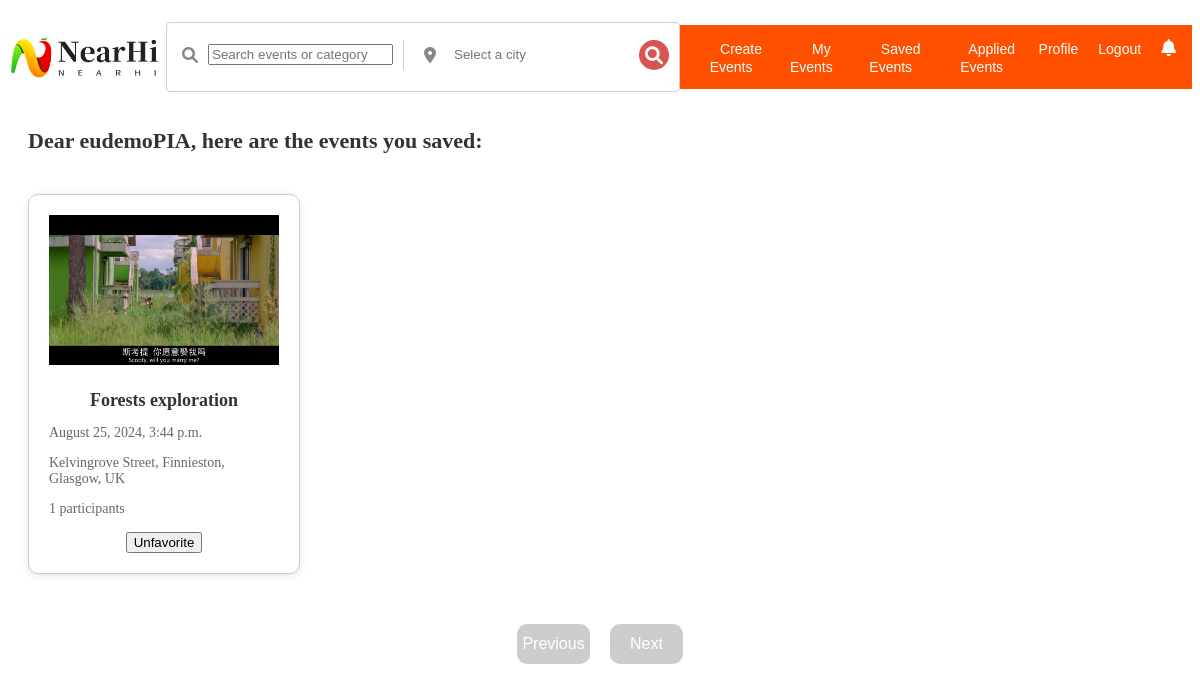
Screenshot of /saved/ (signed in) with the database file from the repository.
### myapp/models.py (models this page shows, shortened)
class MyUser(AbstractUser):
    email = models.EmailField(unique=True)
    bio = models.TextField(blank=True, null=True)
    profile_picture = models.ImageField(upload_to='profile_pictures', default='profile_pictures/default_avatar.png', blank=True, null=True)
    city = models.CharField(max_length=100, null=True, blank=True)
    hobbies = models.CharField(max_length=255, blank=True)
    saved_events = models.ManyToManyField('Event', related_name='saved_by_users', blank=True)
    upcoming_events = models.ManyToManyField('Event', related_name='applied_by_users', blank=True)

class Event(models.Model):
    CATEGORY_CHOICES = [
        ('game', 'Game'),
        ('performance', 'Performance'),
        ('nature', 'Nature'),
        ('pet', 'Pet'),
        ('gourmet', 'Gourmet'),
        ('reading', 'Reading'),
        ('music', 'Music'),
    ]
    category = models.CharField(max_length=20, choices=CATEGORY_CHOICES)
    title = models.CharField(max_length=100)
    description = models.TextField(max_length=800)
    event_time = models.DateTimeField()
    location = models.CharField(max_length=255)
    image = models.ImageField(upload_to='event_images')
    created_by = models.ForeignKey(settings.AUTH_USER_MODEL, on_delete=models.CASCADE)
    created_at = models.DateTimeField(auto_now_add=True)
    fee = models.DecimalField(max_digits=8, decimal_places=2, default=0.00)
    max_participants = models.PositiveIntegerField(default=1)
    current_participants = models.PositiveIntegerField(default=0, editable=False)
    def get_absolute_url(self):
        return reverse("event_detail", kwargs={"pk": self.pk})

### myapp/views.py (the view)
# urls.py: path('saved/', views.saved_events, name='saved_events'),
@login_required(login_url='login')
def saved_events(request):
    saved_events = request.user.saved_events.all().order_by('-created_at')
    page_obj = paginate_events(request, saved_events.all())
    return render(request, 'myapp/saved_events.html', {'page_obj': page_obj})

### myapp/views.py (called while the page is built)
def paginate_events(request, events_list, per_page=8):
    paginator = Paginator(events_list, per_page)
    page_number = request.GET.get('page')
    try:
        page_obj = paginator.get_page(page_number)
    except PageNotAnInteger:
        page_obj = paginator.page(1)  # if page not integer，show page 1
    except EmptyPage:
        page_obj = paginator.page(paginator.num_pages)  # if page out of range, show the last page
    return page_obj

### myapp/templates/myapp/saved_events.html (shortened to what this page needs)
{% extends 'base_layout.html' %}
{% load static %}
{% block content %}
<p class="greeting-message">Dear {{ request.user.username }}, here are the events you saved:</p>
{% block event_list %}
<div id="event-list-section" class="event-list">
    {% for event in page_obj %}
    <div class="event-card" id="event-card-{{ event.id }}">
        <a href="{{ event.get_absolute_url }}">
            <img src="{{ event.image.url }}" alt="{{ event.title }}">
            <h3>{{ event.title }}</h3>
            <div class="desc">
                <p>{{ event.event_time|date:"F j, Y, g:i a" }}</p>
                <p>{{ event.location }}</p>
                <p>{{ event.current_participants }} participants</p>
            </div>
        </a>
        <div class="event-actions">
          <button class="action-btn" data-action-type="cancel-collection" data-event-id="{{ event.id }}">Unfavorite</button>
        </div>
    </div>
    {% endfor %}
</div>
{% endblock event_list %}
{% block pagination %}
{{ block.super }}
{% endblock pagination %}
{% endblock content %}

### myapp/static/css/global.css (style rules this page uses)
a:link,a:hover,a:visited { text-decoration: none; }
.event-list { display: grid; grid-template-columns: repeat(4, 1fr); gap: 30px; padding: 20px; margin: 0 auto; max-width: 1200px; align-items: stretch; }
.event-card { background-color: white; border: 1px solid #ccc; padding: 20px; text-align: center; box-shadow: 0px 2px 8px rgba(0, 0, 0, 0.1); transition: transform 0.3s, box-shadow 0.3s; width: 230px; border-radius:10px; }
.event-card img { width: 100%; height: 150px; object-fit: cover; margin-bottom: 15px; background-color: #f0f0f0; }
.event-card img::before { content: ''; display: block; width: 100%; height: 100%; background-image: url('../images/loading-spinner.gif'); background-repeat: no-repeat; background-position: center; }
.event-card h3 { margin: 10px 0; font-size: 18px; color: #333; }
.event-card p { color: #666; font-size: 14px; }
.event-card .desc { text-align: left; }
.event-actions { display: flex; justify-content: space-around; margin-top: 15px; }
button { cursor: pointer; }
.greeting-message { font-size: 22px; color: #333; margin-bottom: 20px; text-align: left; padding-left: 20px; font-weight: bold; }

### rows the page displays
MyUser: user.username "eudemoPIA"
Event: image (picture), title "Forests exploration", event_time "August 25, 2024, 3:44 p.m.", location "Kelvingrove Street, Finnieston, Glasgow, UK", current_participants "1"
